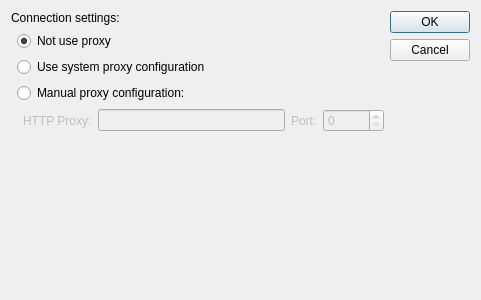
<?xml version="1.0" encoding="UTF-8"?>
<ui version="4.0">
 <class>NetworkConnectionsDialog</class>
 <widget class="QDialog" name="NetworkConnectionsDialog">
  <property name="geometry">
   <rect>
    <x>0</x>
    <y>0</y>
    <width>481</width>
    <height>300</height>
   </rect>
  </property>
  <property name="windowTitle">
   <string>Network Connections</string>
  </property>
  <layout class="QGridLayout" name="gridLayout">
   <item row="0" column="6" rowspan="6">
    <widget class="QDialogButtonBox" name="buttonBox">
     <property name="orientation">
      <enum>Qt::Vertical</enum>
     </property>
     <property name="standardButtons">
      <set>QDialogButtonBox::Cancel|QDialogButtonBox::Ok</set>
     </property>
    </widget>
   </item>
   <item row="2" column="1" colspan="5">
    <widget class="QRadioButton" name="systemProxyRadio">
     <property name="text">
      <string>Use system proxy configuration</string>
     </property>
    </widget>
   </item>
   <item row="4" column="4">
    <widget class="QLabel" name="portLabel">
     <property name="enabled">
      <bool>false</bool>
     </property>
     <property name="text">
      <string>Port:</string>
     </property>
    </widget>
   </item>
   <item row="1" column="1" colspan="5">
    <widget class="QRadioButton" name="notProxyRadio">
     <property name="text">
      <string>Not use proxy</string>
     </property>
     <property name="checked">
      <bool>true</bool>
     </property>
    </widget>
   </item>
   <item row="4" column="5">
    <widget class="QSpinBox" name="portSpin">
     <property name="enabled">
      <bool>false</bool>
     </property>
     <property name="maximum">
      <number>65535</number>
     </property>
    </widget>
   </item>
   <item row="3" column="1" colspan="5">
    <widget class="QRadioButton" name="manualProxyRadio">
     <property name="text">
      <string>Manual proxy configuration:</string>
     </property>
    </widget>
   </item>
   <item row="4" column="2">
    <widget class="QLabel" name="httpLabel">
     <property name="enabled">
      <bool>false</bool>
     </property>
     <property name="text">
      <string>HTTP Proxy:</string>
     </property>
    </widget>
   </item>
   <item row="4" column="3">
    <widget class="QLineEdit" name="httpLine">
     <property name="enabled">
      <bool>false</bool>
     </property>
     <property name="inputMask">
      <string/>
     </property>
    </widget>
   </item>
   <item row="5" column="2">
    <spacer name="verticalSpacer">
     <property name="orientation">
      <enum>Qt::Vertical</enum>
     </property>
     <property name="sizeHint" stdset="0">
      <size>
       <width>20</width>
       <height>40</height>
      </size>
     </property>
    </spacer>
   </item>
   <item row="0" column="0" colspan="6">
    <widget class="QLabel" name="label">
     <property name="text">
      <string>Connection settings:</string>
     </property>
    </widget>
   </item>
  </layout>
 </widget>
 <resources/>
 <connections>
  <connection>
   <sender>buttonBox</sender>
   <signal>accepted()</signal>
   <receiver>NetworkConnectionsDialog</receiver>
   <slot>accept()</slot>
   <hints>
    <hint type="sourcelabel">
     <x>248</x>
     <y>254</y>
    </hint>
    <hint type="destinationlabel">
     <x>157</x>
     <y>274</y>
    </hint>
   </hints>
  </connection>
  <connection>
   <sender>buttonBox</sender>
   <signal>rejected()</signal>
   <receiver>NetworkConnectionsDialog</receiver>
   <slot>reject()</slot>
   <hints>
    <hint type="sourcelabel">
     <x>316</x>
     <y>260</y>
    </hint>
    <hint type="destinationlabel">
     <x>286</x>
     <y>274</y>
    </hint>
   </hints>
  </connection>
  <connection>
   <sender>manualProxyRadio</sender>
   <signal>toggled(bool)</signal>
   <receiver>httpLabel</receiver>
   <slot>setEnabled(bool)</slot>
   <hints>
    <hint type="sourcelabel">
     <x>211</x>
     <y>98</y>
    </hint>
    <hint type="destinationlabel">
     <x>192</x>
     <y>129</y>
    </hint>
   </hints>
  </connection>
  <connection>
   <sender>manualProxyRadio</sender>
   <signal>toggled(bool)</signal>
   <receiver>httpLine</receiver>
   <slot>setEnabled(bool)</slot>
   <hints>
    <hint type="sourcelabel">
     <x>211</x>
     <y>98</y>
    </hint>
    <hint type="destinationlabel">
     <x>267</x>
     <y>129</y>
    </hint>
   </hints>
  </connection>
  <connection>
   <sender>manualProxyRadio</sender>
   <signal>toggled(bool)</signal>
   <receiver>portLabel</receiver>
   <slot>setEnabled(bool)</slot>
   <hints>
    <hint type="sourcelabel">
     <x>211</x>
     <y>98</y>
    </hint>
    <hint type="destinationlabel">
     <x>319</x>
     <y>129</y>
    </hint>
   </hints>
  </connection>
  <connection>
   <sender>manualProxyRadio</sender>
   <signal>toggled(bool)</signal>
   <receiver>portSpin</receiver>
   <slot>setEnabled(bool)</slot>
   <hints>
    <hint type="sourcelabel">
     <x>211</x>
     <y>98</y>
    </hint>
    <hint type="destinationlabel">
     <x>377</x>
     <y>129</y>
    </hint>
   </hints>
  </connection>
 </connections>
</ui>
